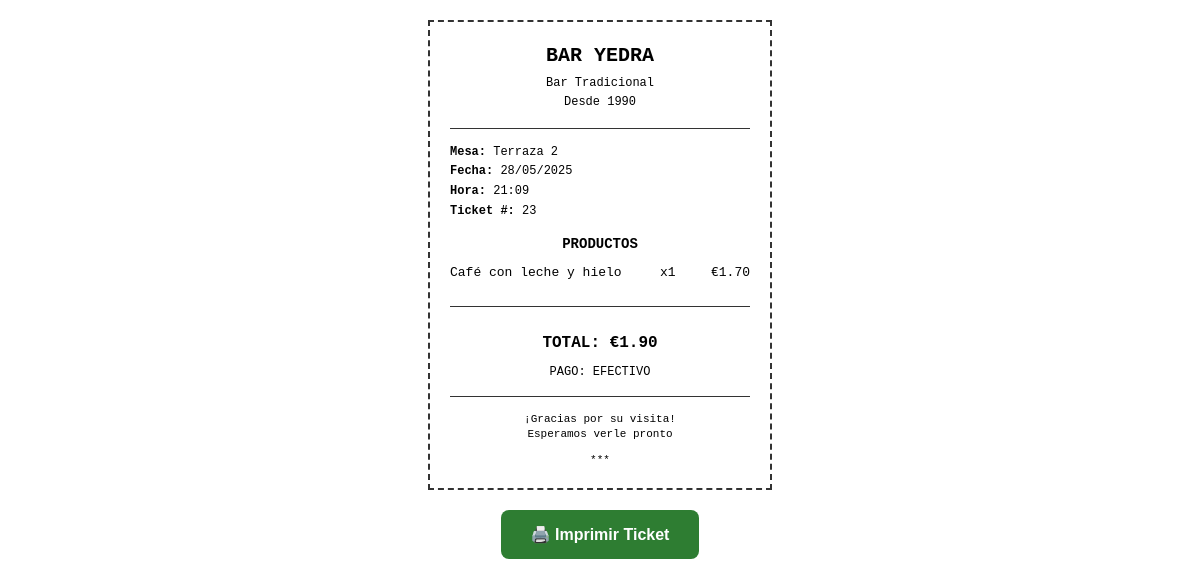
The app's page /print_receipt/23 with its own data.
### models.py (models this page shows, shortened)
class Mesa(db.Model):
    __tablename__ = 'mesa'
    id = db.Column(db.Integer, primary_key=True)
    numero = db.Column(db.Integer, nullable=False)
    zona = db.Column(db.String(50), nullable=False)  # Terraza, Sala, Barra
    estado = db.Column(db.String(20), default='libre')  # libre, ocupada, pagada
    pedidos = db.relationship('Pedido', backref='mesa', lazy=True)

class Pedido(db.Model):
    __tablename__ = 'pedido'
    id = db.Column(db.Integer, primary_key=True)
    mesa_id = db.Column(db.Integer, db.ForeignKey('mesa.id'), nullable=False)
    productos = db.Column(db.Text)  # JSON string with products and quantities
    total = db.Column(db.Numeric(10, 2), default=0.00)
    fecha_creacion = db.Column(db.DateTime, default=datetime.utcnow)
    fecha_pago = db.Column(db.DateTime)
    forma_pago = db.Column(db.String(20))  # efectivo, tarjeta
    estado = db.Column(db.String(20), default='abierto')  # abierto, cerrado, pagado
    tickets = db.relationship('Ticket', backref='pedido', lazy=True)

class Producto(db.Model):
    __tablename__ = 'producto'
    id = db.Column(db.Integer, primary_key=True)
    nombre = db.Column(db.String(100), nullable=False)
    precio = db.Column(db.Numeric(10, 2), nullable=False)
    categoria = db.Column(db.String(50), nullable=False, default='General')
    foto_url = db.Column(db.String(255), nullable=True)
    descripcion = db.Column(db.Text, nullable=True)
    activo = db.Column(db.Boolean, default=True)
    orden = db.Column(db.Integer, default=0)  # Para ordenar productos en la interfaz
    stock_actual = db.Column(db.Integer, default=0)  # Cantidad actual en stock
    stock_minimo = db.Column(db.Integer, default=5)  # Alerta cuando llegue a este nivel
    unidad_medida = db.Column(db.String(20), default='unidad')  # unidad, litro, kg, etc.
    fecha_actualizacion = db.Column(db.DateTime, default=datetime.utcnow)

### app.py (the view)
@app.route('/print_receipt/<int:pedido_id>')
def print_receipt(pedido_id):
    pedido = Pedido.query.get_or_404(pedido_id)
    mesa = Mesa.query.get(pedido.mesa_id)
    import json
    productos_dict = json.loads(pedido.productos) if pedido.productos else {}
    productos_detalle = []
    for producto_id_str, cantidad in productos_dict.items():
        producto = Producto.query.get(int(producto_id_str))
        if producto:
            productos_detalle.append({
                'nombre': producto.nombre,
                'precio': float(producto.precio),
                'cantidad': cantidad,
                'subtotal': float(producto.precio) * cantidad
            })
    return render_template('receipt_print.html',
                         pedido=pedido,
                         mesa=mesa,
                         productos_detalle=productos_detalle)

### templates/receipt_print.html (shortened to what this page needs)
<!DOCTYPE html>
<html lang="es">
<head>
</head>
<body>
    <div class="ticket">
        <div class="ticket-header">
            <div class="business-name">BAR YEDRA</div>
            <div class="business-info">Bar Tradicional</div>
            <div class="business-info">Desde 1990</div>
        </div>
        <div class="ticket-info">
            <div><strong>Mesa:</strong> {{ mesa.zona }} {{ mesa.numero }}</div>
            <div><strong>Fecha:</strong> {{ pedido.fecha_pago.strftime('%d/%m/%Y') if pedido.fecha_pago else 'Hoy' }}</div>
            <div><strong>Hora:</strong> {{ pedido.fecha_pago.strftime('%H:%M') if pedido.fecha_pago else 'Ahora' }}</div>
            <div><strong>Ticket #:</strong> {{ pedido.id }}</div>
        </div>
        <div class="products-section">
            <div style="font-weight: bold; margin-bottom: 10px; text-align: center;">PRODUCTOS</div>
            {% for item in productos_detalle %}
            <div class="product-line">
                <div class="product-name">{{ item.nombre }}</div>
                <div class="product-qty">x{{ item.cantidad }}</div>
                <div class="product-price">€{{ "%.2f"|format(item.subtotal) }}</div>
            </div>
            {% endfor %}
        </div>
        <div class="total-section">
            TOTAL: €{{ "%.2f"|format(pedido.total) }}
        </div>
        <div class="payment-method">
            Pago: {{ pedido.forma_pago|upper }}
        </div>
        <div class="ticket-footer">
            <div>¡Gracias por su visita!</div>
            <div>Esperamos verle pronto</div>
            <div style="margin-top: 10px;">***</div>
        </div>
    </div>
    <button class="print-button" onclick="window.print()">
        🖨️ Imprimir Ticket
    </button>
</body>
</html>

### templates/receipt_print.html (style rules this page uses)
body { font-family: 'Courier New', monospace; margin: 0; padding: 20px; background: white; color: black; font-size: 14px; line-height: 1.4; }
.ticket { max-width: 300px; margin: 0 auto; border: 2px dashed #333; padding: 20px; background: white; }
.ticket-header { text-align: center; border-bottom: 1px solid #333; padding-bottom: 15px; margin-bottom: 15px; }
.business-name { font-size: 20px; font-weight: bold; margin-bottom: 5px; }
.business-info { font-size: 12px; margin-bottom: 2px; }
.ticket-info { margin-bottom: 15px; font-size: 12px; }
.ticket-info div { margin-bottom: 3px; }
.products-section { border-bottom: 1px solid #333; padding-bottom: 15px; margin-bottom: 15px; }
.product-line { display: flex; justify-content: space-between; margin-bottom: 8px; font-size: 13px; }
.product-name { flex: 1; margin-right: 10px; }
.product-qty { margin-right: 10px; min-width: 30px; }
.product-price { min-width: 50px; text-align: right; }
.total-section { font-size: 16px; font-weight: bold; text-align: center; padding: 10px 0; }
.payment-method { text-align: center; font-size: 12px; margin-bottom: 15px; text-transform: uppercase; }
.ticket-footer { text-align: center; font-size: 11px; border-top: 1px solid #333; padding-top: 15px; }
.print-button { background: #2e7d32; color: white; border: none; padding: 15px 30px; font-size: 16px; border-radius: 8px; cursor: pointer; margin: 20px auto; display: block; font-weight: bold; }

### records on screen
Mesa: zona "Terraza", numero "2"
Pedido: fecha_pago "28/05/2025", fecha_pago "21:09", id "23", total "1.90", forma_pago "EFECTIVO"
Producto: nombre "Café con leche y hielo", cantidad "1", subtotal "1.70"
